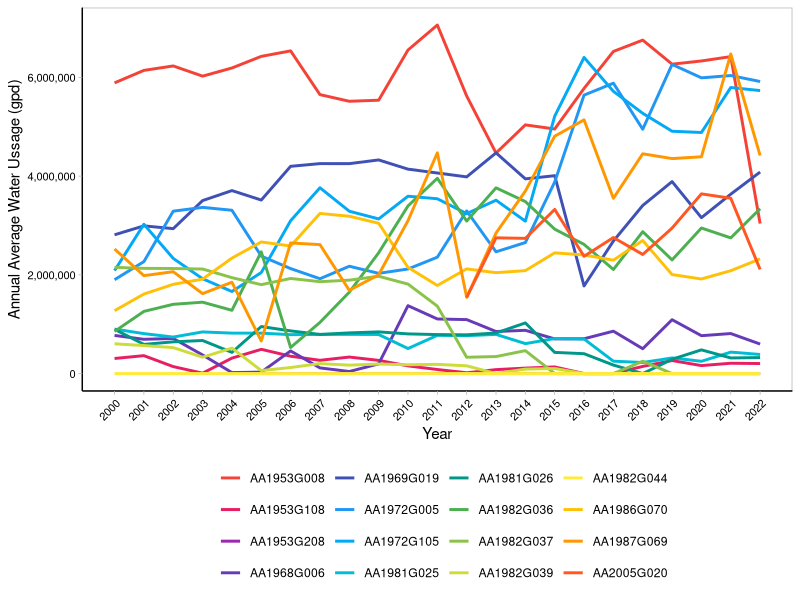
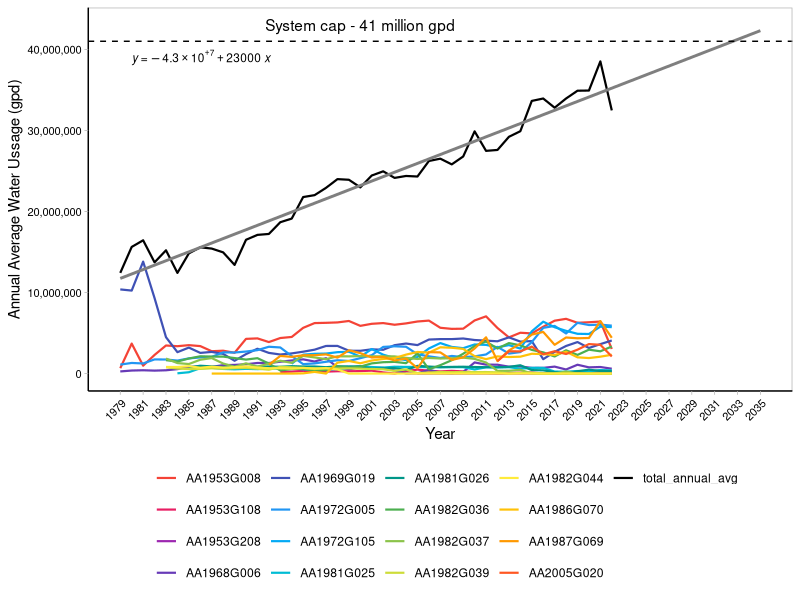
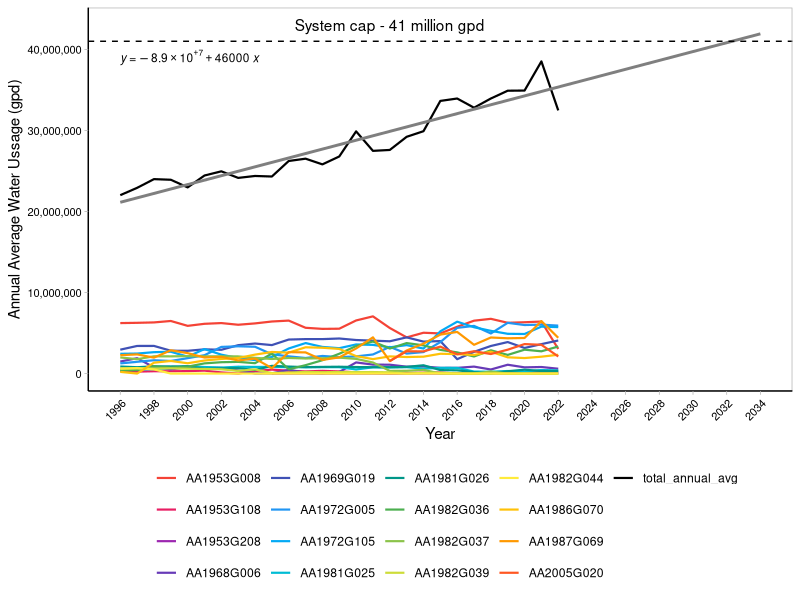
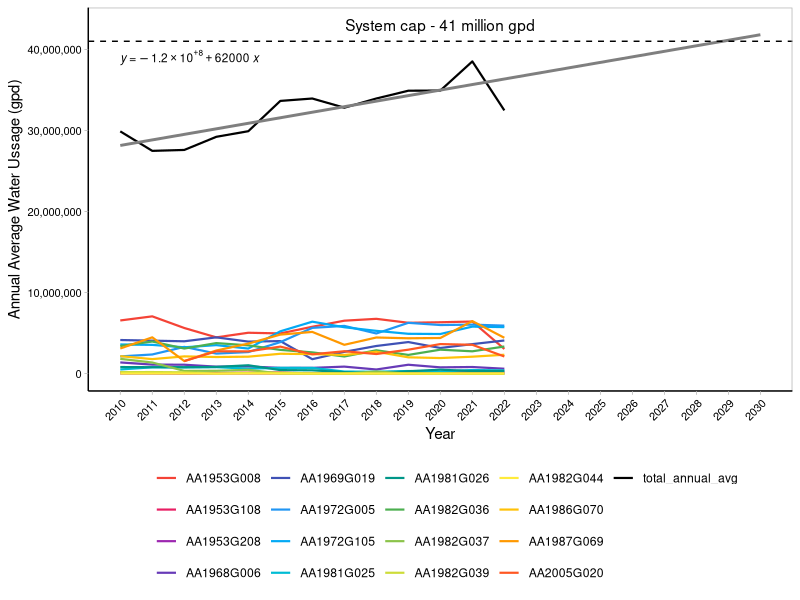
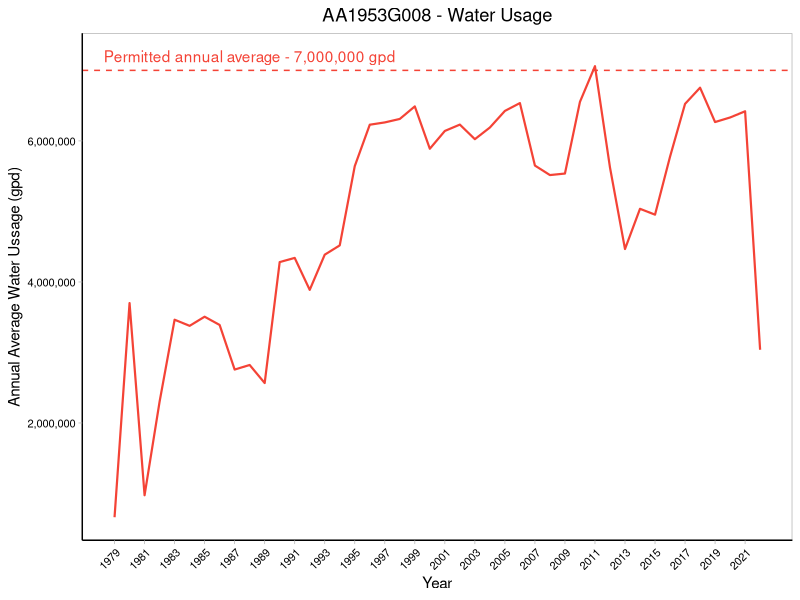
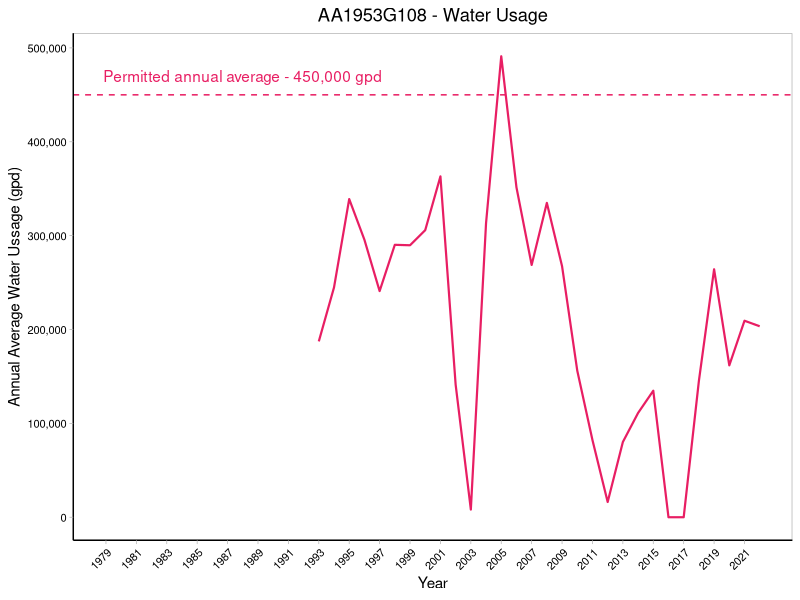
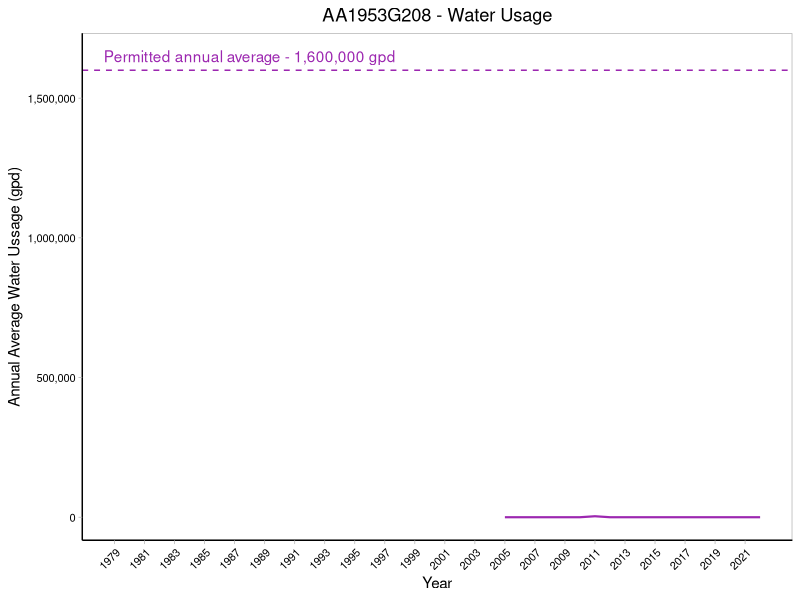
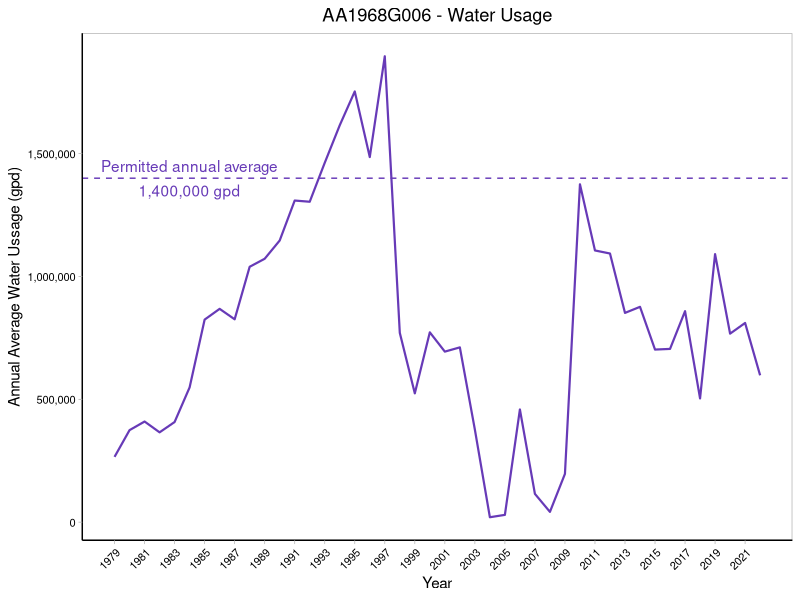

The R source for these figures, in order:
## ---- chunk 1
knitr::opts_chunk$set(echo = TRUE)
## ---- chunk 2
#Install/load packages
library("tidyr")
library("dplyr")
library("readr")
library("ggplot2")
library("scales")
library("ggpubr")
## ---- chunk 3
# Code for joining data sets (could use left or right join instead) 
MyMerge       <- function(x, y){
  df            <- merge(x, y, all = TRUE)
  rownames(df)  <- df$Row.names
  df$Row.names  <- NULL
  return(df)
}
## ---- chunk 4
# read in water usage data
waterusage <- read.csv("../Data/WaterUsage_AnneArundelCounty_2022.csv") %>% select(permit, year, annual_avg)

#str(waterusage)
#unique(waterusage$permit)
## ---- chunk 5

waterusage_2000 <- waterusage %>% filter(year > 1999) 
ggplot(data = waterusage_2000, aes(x = year, y= annual_avg, color = permit))+
  scale_color_manual(values = c("AA1953G008" = "#f44336",
                                "AA1953G108" = "#e81e63",
                                "AA1953G208" = "#9c27b0",
                                "AA1968G006" = "#673ab7",
                                "AA1969G019" = "#3f51b5",
                                "AA1972G005" = "#2196f3",
                                "AA1972G105" = "#03a9f4",
                                "AA1981G025" = "#00bcd4",
                                "AA1981G026" = "#009688",
                                "AA1982G036" = "#4caf50",
                                "AA1982G037" = "#8bc34a",
                                "AA1982G039" = "#cddc39",
                                "AA1982G044" = "#ffeb3b",
                                "AA1986G070" = "#ffc107",
                                "AA1987G069" = "#ff9800",
                                "AA2005G020" = "#ff5722"))+
  geom_line(size = 1)+
  theme_light()+
  theme(panel.grid.major = element_blank(), 
        panel.grid.minor = element_blank(), 
        axis.text.x = element_text(color = "black", size = 8, angle = 45, hjust = 1),
        axis.text.y = element_text(color = "black", size = 8),
        axis.line = element_line(colour = "black", linetype = "solid"), 
        legend.position="none",
        plot.title = element_text(hjust = .5))+
  scale_y_continuous(labels = label_comma())+
  scale_x_continuous(limits = c(2000, 2022), breaks = seq(2000, 2022, 1))+
 # geom_hline(yintercept = 41000000, color = "black", linetype= "dashed")+
#  annotate("text", x = 2000, y= 48000000, label = "System cap - 41 million gpd")+
  labs(y = "Annual Average Water Ussage (gpd)", x = "Year")+
  guides(color=guide_legend(" "))+
  theme(legend.position="bottom")

ggsave("../Figures/AnneArundelCounty_WaterUsage.jpeg")
## ---- chunk 6
# get total avg usage across all permits for each year 
total_avg_usage <- waterusage %>% group_by(year) %>% summarise_at(vars(annual_avg), list(annual_avg = sum ), na.rm = TRUE)
total_avg_usage["permit"] <- c("total_annual_avg")

# Join the two datasets 
waterusage_total <- Reduce(MyMerge, list(waterusage, total_avg_usage))



#check for errors in naming convention 
#unique(waterusage$permit)

#max(waterusage$annual_avg)
## ---- chunk 7

ggplot(data = waterusage_total, aes(x = year, y= annual_avg, color = permit))+
  scale_color_manual(values = c("AA1953G008" = "#f44336",
                                "AA1953G108" = "#e81e63",
                                "AA1953G208" = "#9c27b0",
                                "AA1968G006" = "#673ab7",
                                "AA1969G019" = "#3f51b5",
                                "AA1972G005" = "#2196f3",
                                "AA1972G105" = "#03a9f4",
                                "AA1981G025" = "#00bcd4",
                                "AA1981G026" = "#009688",
                                "AA1982G036" = "#4caf50",
                                "AA1982G037" = "#8bc34a",
                                "AA1982G039" = "#cddc39",
                                "AA1982G044" = "#ffeb3b",
                                "AA1986G070" = "#ffc107",
                                "AA1987G069" = "#ff9800",
                                "AA2005G020" = "#ff5722", 
                                "total_annual_avg" = "black"))+
  geom_line(size = .75)+
  geom_smooth(data= waterusage_total %>% filter(permit == "total_annual_avg"), method = "lm", se = FALSE, fullrange = TRUE, linetype = "solid", aes(color = "gray"))+
  stat_regline_equation(label.x= 1980, label.y= 39000000, color = "black", size = 3)+ #adds regression line
  #stat_cor(aes(label=..rr.label..), label.x=0.4, label.y=.25, color = "black", size = 3)+ #adds R2 
  #stat_cor(method = "pearson", label.x = 1988, label.y = 39000000, color = "black", size = 3)+ #adds p-value 
  #xlim(1980, 2035)+
   scale_x_continuous(limits = c(1979, 2035), breaks = seq(1979, 2035, 2))+
  theme_light()+
  theme(panel.grid.major = element_blank(), 
        panel.grid.minor = element_blank(), 
        axis.text.x = element_text(color = "black", size = 8, angle = 45, hjust = 1),
        axis.text.y = element_text(color = "black", size = 8),
        axis.line = element_line(colour = "black", linetype = "solid"), 
        legend.position="none",
        plot.title = element_text(hjust = .5))+
  scale_y_continuous(labels = label_comma())+
  geom_hline(yintercept = 41000000, color = "black", linetype= "dashed")+
  annotate("text", x = 2000, y= 43000000, label = "System cap - 41 million gpd")+
  labs(y = "Annual Average Water Ussage (gpd)", x = "Year")+
  guides(color=guide_legend(" "))+
  theme(legend.position="bottom")

#ggsave("../Figures/AnneArundelCounty_WaterUsage_SystemCap.jpeg")
## ---- chunk 8

waterusage_total_1996 <- waterusage_total %>% filter(year > 1995)

ggplot(data = waterusage_total_1996, aes(x = year, y= annual_avg, color = permit))+
  scale_color_manual(values = c("AA1953G008" = "#f44336",
                                "AA1953G108" = "#e81e63",
                                "AA1953G208" = "#9c27b0",
                                "AA1968G006" = "#673ab7",
                                "AA1969G019" = "#3f51b5",
                                "AA1972G005" = "#2196f3",
                                "AA1972G105" = "#03a9f4",
                                "AA1981G025" = "#00bcd4",
                                "AA1981G026" = "#009688",
                                "AA1982G036" = "#4caf50",
                                "AA1982G037" = "#8bc34a",
                                "AA1982G039" = "#cddc39",
                                "AA1982G044" = "#ffeb3b",
                                "AA1986G070" = "#ffc107",
                                "AA1987G069" = "#ff9800",
                                "AA2005G020" = "#ff5722", 
                                "total_annual_avg" = "black"))+
  geom_line(size = .75)+
  geom_smooth(data=waterusage_total_1996 %>% filter(permit == "total_annual_avg"), method = "lm", se = FALSE, fullrange = TRUE, linetype = "solid", aes(color = "gray"))+
  stat_regline_equation(label.x= 1996, label.y= 39000000, color = "black", size = 3)+ #adds regression line
  #stat_cor(aes(label=..rr.label..), label.x=0.4, label.y=.25, color = "black", size = 3)+ #adds R2 
  #stat_cor(method = "pearson", label.x = 1988, label.y = 39000000, color = "black", size = 3)+ #adds p-value 
  #xlim(1980, 2035)+
   scale_x_continuous(limits = c(1996, 2034), breaks = seq(1996, 2034, 2))+
  theme_light()+
  theme(panel.grid.major = element_blank(), 
        panel.grid.minor = element_blank(), 
        axis.text.x = element_text(color = "black", size = 8, angle = 45, hjust = 1),
        axis.text.y = element_text(color = "black", size = 8),
        axis.line = element_line(colour = "black", linetype = "solid"), 
        legend.position="none",
        plot.title = element_text(hjust = .5))+
  scale_y_continuous(labels = label_comma())+
  geom_hline(yintercept = 41000000, color = "black", linetype= "dashed")+
  annotate("text", x = 2012, y= 43000000, label = "System cap - 41 million gpd")+
  labs(y = "Annual Average Water Ussage (gpd)", x = "Year")+
  guides(color=guide_legend(" "))+
  theme(legend.position="bottom")

#ggsave("../Figures/AnneArundelCounty_WaterUsage_SystemCap.jpeg")
## ---- chunk 9

waterusage_total_2010 <- waterusage_total %>% filter(year > 2009)

ggplot(data = waterusage_total_2010, aes(x = year, y= annual_avg, color = permit))+
  scale_color_manual(values = c("AA1953G008" = "#f44336",
                                "AA1953G108" = "#e81e63",
                                "AA1953G208" = "#9c27b0",
                                "AA1968G006" = "#673ab7",
                                "AA1969G019" = "#3f51b5",
                                "AA1972G005" = "#2196f3",
                                "AA1972G105" = "#03a9f4",
                                "AA1981G025" = "#00bcd4",
                                "AA1981G026" = "#009688",
                                "AA1982G036" = "#4caf50",
                                "AA1982G037" = "#8bc34a",
                                "AA1982G039" = "#cddc39",
                                "AA1982G044" = "#ffeb3b",
                                "AA1986G070" = "#ffc107",
                                "AA1987G069" = "#ff9800",
                                "AA2005G020" = "#ff5722", 
                                "total_annual_avg" = "black"))+
  geom_line(size = .75)+
  geom_smooth(data=waterusage_total_2010 %>% filter(permit == "total_annual_avg"), method = "lm", se = FALSE, fullrange = TRUE, linetype = "solid", aes(color = "gray"))+
  stat_regline_equation(label.x= 2010, label.y= 39000000, color = "black", size = 3)+ #adds regression line
  #stat_cor(aes(label=..rr.label..), label.x=0.4, label.y=.25, color = "black", size = 3)+ #adds R2 
  #stat_cor(method = "pearson", label.x = 1988, label.y = 39000000, color = "black", size = 3)+ #adds p-value 
  #xlim(1980, 2035)+
   scale_x_continuous(limits = c(2010, 2030), breaks = seq(2010, 2030, 1))+
  theme_light()+
  theme(panel.grid.major = element_blank(), 
        panel.grid.minor = element_blank(), 
        axis.text.x = element_text(color = "black", size = 8, angle = 45, hjust = 1),
        axis.text.y = element_text(color = "black", size = 8),
        axis.line = element_line(colour = "black", linetype = "solid"), 
        legend.position="none",
        plot.title = element_text(hjust = .5))+
  scale_y_continuous(labels = label_comma())+
  geom_hline(yintercept = 41000000, color = "black", linetype= "dashed")+
  annotate("text", x = 2020, y= 43000000, label = "System cap - 41 million gpd")+
  labs(y = "Annual Average Water Ussage (gpd)", x = "Year")+
  guides(color=guide_legend(" "))+
  theme(legend.position="bottom")

#ggsave("../Figures/AnneArundelCounty_WaterUsage_SystemCap.jpeg")
## ---- chunk 10
### Transform data from long to wide
wide_water <- waterusage %>% pivot_wider(names_from = "permit", values_from = annual_avg)
## ---- chunk 11
ggplot(data = wide_water, aes(x = year, y= AA1953G008))+
  geom_line(size = .75, color = "#f44336")+
  theme_light()+
  theme(panel.grid.major = element_blank(), 
        panel.grid.minor = element_blank(), 
        axis.text.x = element_text(color = "black", size = 8, angle = 45, hjust = 1),
        axis.text.y = element_text(color = "black", size = 8),
        axis.line = element_line(colour = "black", linetype = "solid"), 
        legend.position="none",
        plot.title = element_text(hjust = .5))+
scale_y_continuous(labels = label_comma())+
  scale_x_continuous(breaks = seq(1979, 2022, 2))+
 geom_hline(yintercept = 7000000, color = "#f44336", linetype= "dashed")+
  annotate("text", x = 1988, y= 7200000, label = "Permitted annual average - 7,000,000 gpd", color = "#f44336")+
  labs(title = "AA1953G008 - Water Usage", y = "Annual Average Water Ussage (gpd)", x = "Year")+
  guides(color=guide_legend(" "))+
  theme(legend.position="bottom")

ggsave("../Figures/AA1953G008_WaterUsage.jpeg")
## ---- chunk 12
ggplot(data = wide_water, aes(x = year, y= AA1953G108))+
  geom_line(size = .75, color = "#e81e63")+
  theme_light()+
  theme(panel.grid.major = element_blank(), 
        panel.grid.minor = element_blank(), 
        axis.text.x = element_text(color = "black", size = 8, angle = 45, hjust = 1),
        axis.text.y = element_text(color = "black", size = 8),
        axis.line = element_line(colour = "black", linetype = "solid"), 
        legend.position="none",
        plot.title = element_text(hjust = .5))+
 scale_y_continuous(labels = label_comma())+
  scale_x_continuous(breaks = seq(1979, 2022, 2))+
 geom_hline(yintercept = 450000, color = "#e81e63", linetype= "dashed")+
  annotate("text", x = 1988, y= 470000, label = "Permitted annual average - 450,000 gpd", color = "#e81e63")+
  labs(title = "AA1953G108 - Water Usage", y = "Annual Average Water Ussage (gpd)", x = "Year")+
  guides(color=guide_legend(" "))+
  theme(legend.position="bottom")

ggsave("../Figures/AA1953G108_WaterUsage.jpeg")
## ---- chunk 13
ggplot(data = wide_water, aes(x = year, y= AA1953G208))+
  geom_line(size = .75, color = "#9c27b0")+
  theme_light()+
  theme(panel.grid.major = element_blank(), 
        panel.grid.minor = element_blank(), 
        axis.text.x = element_text(color = "black", size = 8, angle = 45, hjust = 1),
        axis.text.y = element_text(color = "black", size = 8),
        axis.line = element_line(colour = "black", linetype = "solid"), 
        legend.position="none",
        plot.title = element_text(hjust = .5))+
 scale_y_continuous(labels = label_comma())+
  scale_x_continuous(breaks = seq(1979, 2022, 2))+
 geom_hline(yintercept = 1600000, color = "#9c27b0", linetype= "dashed")+
  annotate("text", x = 1988, y= 1650000, label = "Permitted annual average - 1,600,000 gpd", color = "#9c27b0")+
  labs(title = "AA1953G208 - Water Usage", y = "Annual Average Water Ussage (gpd)", x = "Year")+
  guides(color=guide_legend(" "))+
  theme(legend.position="bottom")

ggsave("../Figures/AA1953G208_WaterUsage.jpeg")
## ---- chunk 14
ggplot(data = wide_water, aes(x = year, y= AA1968G006))+
  geom_line(size = .75, color = "#673ab7")+
  theme_light()+
  theme(panel.grid.major = element_blank(), 
        panel.grid.minor = element_blank(), 
        axis.text.x = element_text(color = "black", size = 8, angle = 45, hjust = 1),
        axis.text.y = element_text(color = "black", size = 8),
        axis.line = element_line(colour = "black", linetype = "solid"), 
        legend.position="none",
        plot.title = element_text(hjust = .5))+
  scale_y_continuous(labels = label_comma())+
  scale_x_continuous(breaks = seq(1979, 2022, 2))+
 geom_hline(yintercept = 1400000, color = "#673ab7", linetype= "dashed")+
  annotate("text", x = 1984, y= 1450000, label = "Permitted annual average", color = "#673ab7")+
  annotate("text", x = 1984, y= 1350000, label = "1,400,000 gpd", color = "#673ab7")+
  labs(title = "AA1968G006 - Water Usage", y = "Annual Average Water Ussage (gpd)", x = "Year")+
  guides(color=guide_legend(" "))+
  theme(legend.position="bottom")

ggsave("../Figures/AA1968G006_WaterUsage.jpeg")
## ---- chunk 15
ggplot(data = wide_water, aes(x = year, y= AA1969G019))+
  geom_line(size = .75, color = "#3f51b5")+
  theme_light()+
  theme(panel.grid.major = element_blank(), 
        panel.grid.minor = element_blank(), 
        axis.text.x = element_text(color = "black", size = 8, angle = 45, hjust = 1),
        axis.text.y = element_text(color = "black", size = 8),
        axis.line = element_line(colour = "black", linetype = "solid"), 
        legend.position="none",
        plot.title = element_text(hjust = .5))+
  scale_y_continuous(labels = label_comma())+
  scale_x_continuous(breaks = seq(1979, 2022, 2))+
 geom_hline(yintercept = 4800000, color = "#3f51b5", linetype= "dashed")+
  annotate("text", x = 2000, y= 5200000, label = "Permitted annual average - 4,800,000 gpd", color = "#3f51b5")+
  labs(title = "AA1969G019 - Water Usage", y = "Annual Average Water Ussage (gpd)", x = "Year")+
  guides(color=guide_legend(" "))+
  theme(legend.position="bottom")

ggsave("../Figures/AA1969G019_WaterUsage.jpeg")
## ---- chunk 16
ggplot(data = wide_water, aes(x = year, y= AA1972G005))+
  geom_line(size = .75, color = "#2196f3")+
  theme_light()+
  theme(panel.grid.major = element_blank(), 
        panel.grid.minor = element_blank(), 
        axis.text.x = element_text(color = "black", size = 8, angle = 45, hjust = 1),
        axis.text.y = element_text(color = "black", size = 8),
        axis.line = element_line(colour = "black", linetype = "solid"), 
        legend.position="none",
        plot.title = element_text(hjust = .5))+
  scale_y_continuous(labels = label_comma())+
  scale_x_continuous(breaks = seq(1979, 2022, 2))+
 geom_hline(yintercept = 8000000, color = "#2196f3", linetype= "dashed")+
  annotate("text", x = 1988, y= 8200000, label = "Permitted annual average - 8,000,000 gpd", color = "#2196f3")+
  labs(title = "AA1972G005 - Water Usage", y = "Annual Average Water Ussage (gpd)", x = "Year")+
  guides(color=guide_legend(" "))+
  theme(legend.position="bottom")

ggsave("../Figures/AA1972G005_WaterUsage.jpeg")
## ---- chunk 17
ggplot(data = wide_water, aes(x = year, y= AA1972G105))+
  geom_line(size = .75, color = "#03a9f4")+
  theme_light()+
  theme(panel.grid.major = element_blank(), 
        panel.grid.minor = element_blank(), 
        axis.text.x = element_text(color = "black", size = 8, angle = 45, hjust = 1),
        axis.text.y = element_text(color = "black", size = 8),
        axis.line = element_line(colour = "black", linetype = "solid"), 
        legend.position="none",
        plot.title = element_text(hjust = .5))+
  scale_y_continuous(labels = label_comma())+
  scale_x_continuous(breaks = seq(1979, 2022, 2))+
 geom_hline(yintercept = 6800000, color = "#03a9f4", linetype= "dashed")+
  annotate("text", x = 1988, y= 7000000, label = "Permitted annual average - 6,800,000 gpd", color = "#03a9f4")+
  labs(title = "AA1972G105 - Water Usage", y = "Annual Average Water Ussage (gpd)", x = "Year")+
  guides(color=guide_legend(" "))+
  theme(legend.position="bottom")

ggsave("../Figures/AA1972G105_WaterUsage.jpeg")
## ---- chunk 18
ggplot(data = wide_water, aes(x = year, y= AA1981G025))+
  geom_line(size = .75, color = "#00bcd4")+
  theme_light()+
  theme(panel.grid.major = element_blank(), 
        panel.grid.minor = element_blank(), 
        axis.text.x = element_text(color = "black", size = 8, angle = 45, hjust = 1),
        axis.text.y = element_text(color = "black", size = 8),
        axis.line = element_line(colour = "black", linetype = "solid"), 
        legend.position="none",
        plot.title = element_text(hjust = .5))+
  scale_y_continuous(labels = label_comma())+
  scale_x_continuous(breaks = seq(1979, 2022, 2))+
 geom_hline(yintercept = 830000, color = "#00bcd4", linetype= "dashed")+
  annotate("text", x = 1988, y= 850000, label = "Permitted annual average - 830,000 gpd", color = "#00bcd4")+
  labs(title = "AA1981G025 - Water Usage", y = "Annual Average Water Ussage (gpd)", x = "Year")+
  guides(color=guide_legend(" "))+
  theme(legend.position="bottom")

ggsave("../Figures/AA1981G025_WaterUsage.jpeg")
## ---- chunk 19
ggplot(data = wide_water, aes(x = year, y= AA1981G026))+
  geom_line(size = .75, color = "#009688")+
  theme_light()+
  theme(panel.grid.major = element_blank(), 
        panel.grid.minor = element_blank(), 
        axis.text.x = element_text(color = "black", size = 8, angle = 45, hjust = 1),
        axis.text.y = element_text(color = "black", size = 8),
        axis.line = element_line(colour = "black", linetype = "solid"), 
        legend.position="none",
        plot.title = element_text(hjust = .5))+
  scale_y_continuous(labels = label_comma())+
  scale_x_continuous(breaks = seq(1979, 2022, 2))+
 geom_hline(yintercept = 1000000, color = "#009688", linetype= "dashed")+
  annotate("text", x = 1988, y= 1030000, label = "Permitted annual average - 1,000,000 gpd", color = "#009688")+
  labs(title = "AA1981G026 - Water Usage", y = "Annual Average Water Ussage (gpd)", x = "Year")+
  guides(color=guide_legend(" "))+
  theme(legend.position="bottom")

ggsave("../Figures/AA1981G026_WaterUsage.jpeg")
## ---- chunk 20
ggplot(data = wide_water, aes(x = year, y= AA1982G036))+
  geom_line(size = .75, color = "#4caf50")+
  theme_light()+
  theme(panel.grid.major = element_blank(), 
        panel.grid.minor = element_blank(), 
        axis.text.x = element_text(color = "black", size = 8, angle = 45, hjust = 1),
        axis.text.y = element_text(color = "black", size = 8),
        axis.line = element_line(colour = "black", linetype = "solid"), 
        legend.position="none",
        plot.title = element_text(hjust = .5))+
  scale_y_continuous(labels = label_comma())+
  scale_x_continuous(breaks = seq(1979, 2022, 2))+
 geom_hline(yintercept = 3500000, color = "#4caf50", linetype= "dashed")+
   annotate("text", x = 1988, y= 3600000, label = "Permitted annual average - 3,500,000 gpd", color = "#4caf50")+
  labs(title = "AA1982G036 - Water Usage", y = "Annual Average Water Ussage (gpd)", x = "Year")+
  guides(color=guide_legend(" "))+
  theme(legend.position="bottom")

ggsave("../Figures/AA1982G036_WaterUsage.jpeg")
## ---- chunk 21
ggplot(data = wide_water, aes(x = year, y= AA1982G037))+
  geom_line(size = .75, color = "#8bc34a")+
  theme_light()+
  theme(panel.grid.major = element_blank(), 
        panel.grid.minor = element_blank(), 
        axis.text.x = element_text(color = "black", size = 8, angle = 45, hjust = 1),
        axis.text.y = element_text(color = "black", size = 8),
        axis.line = element_line(colour = "black", linetype = "solid"), 
        legend.position="none",
        plot.title = element_text(hjust = .5))+
  scale_y_continuous(labels = label_comma())+
  scale_x_continuous(breaks = seq(1979, 2022, 2))+
 geom_hline(yintercept = 2200000, color = "#8bc34a", linetype= "dashed")+
  annotate("text", x = 1988, y= 2280000, label = "Permitted annual average - 2,200,000 gpd", color = "#8bc34a")+
  labs(title = "AA1982G037 - Water Usage", y = "Annual Average Water Ussage (gpd)", x = "Year")+
  guides(color=guide_legend(" "))+
  theme(legend.position="bottom")

ggsave("../Figures/AA1982G037_WaterUsage.jpeg")
## ---- chunk 22
ggplot(data = wide_water, aes(x = year, y= AA1982G039))+
  geom_line(size = .75, color = "#cddc39")+
  theme_light()+
  theme(panel.grid.major = element_blank(), 
        panel.grid.minor = element_blank(), 
        axis.text.x = element_text(color = "black", size = 8, angle = 45, hjust = 1),
        axis.text.y = element_text(color = "black", size = 8),
        axis.line = element_line(colour = "black", linetype = "solid"), 
        legend.position="none",
        plot.title = element_text(hjust = .5))+
  scale_y_continuous(labels = label_comma())+
  scale_x_continuous(breaks = seq(1979, 2022, 2))+
 geom_hline(yintercept = 860000, color = "#cddc39", linetype= "dashed")+
  annotate("text", x = 1988, y= 885000, label = "Permitted annual average - 860,000 gpd", color = "#cddc39")+
  labs(title = "AA1982G039 - Water Usage", y = "Annual Average Water Ussage (gpd)", x = "Year")+
  guides(color=guide_legend(" "))+
  theme(legend.position="bottom")

ggsave("../Figures/AA1982G039_WaterUsage.jpeg")
## ---- chunk 23
ggplot(data = wide_water, aes(x = year, y= AA1982G044))+
  geom_line(size = 1, color = "#ffeb3b")+
  theme_light()+
  theme(panel.grid.major = element_blank(), 
        panel.grid.minor = element_blank(), 
        axis.text.x = element_text(color = "black", size = 8, angle = 45, hjust = 1),
        axis.text.y = element_text(color = "black", size = 8),
        axis.line = element_line(colour = "black", linetype = "solid"), 
        legend.position="none",
        plot.title = element_text(hjust = .5))+
  scale_y_continuous(labels = label_comma())+
  scale_x_continuous(breaks = seq(1979, 2022, 2))+
 geom_hline(yintercept = 900000, color = "#ffeb3b", linetype= "dashed", size = 1)+
  annotate("text", x = 1988, y= 925000, label = "Permitted annual average - 900,000 gpd", color = "light grey")+
  labs(title = "AA1982G044 - Water Usage", y = "Annual Average Water Ussage (gpd)", x = "Year")+
  guides(color=guide_legend(" "))+
  theme(legend.position="bottom")

ggsave("../Figures/AA1982G044_WaterUsage.jpeg")
## ---- chunk 24
ggplot(data = wide_water, aes(x = year, y= AA1986G070))+
  geom_line(size = .75, color = "#ffc107")+
  theme_light()+
  theme(panel.grid.major = element_blank(), 
        panel.grid.minor = element_blank(), 
        axis.text.x = element_text(color = "black", size = 8, angle = 45, hjust = 1),
        axis.text.y = element_text(color = "black", size = 8),
        axis.line = element_line(colour = "black", linetype = "solid"), 
        legend.position="none",
        plot.title = element_text(hjust = .5))+
  scale_y_continuous(labels = label_comma())+
  scale_x_continuous(breaks = seq(1979, 2022, 2))+
 geom_hline(yintercept = 3600000, color = "#ffc107", linetype= "dashed")+
  annotate("text", x = 1988, y= 3700000, label = "Permitted annual average - 3,600,000 gpd", color = "#ffc107")+
  labs(title = "AA1986G070 - Water Usage", y = "Annual Average Water Ussage (gpd)", x = "Year")+
  guides(color=guide_legend(" "))+
  theme(legend.position="bottom")

ggsave("../Figures/AA1986G070_WaterUsage.jpeg")
## ---- chunk 25
ggplot(data = wide_water, aes(x = year, y= AA1987G069))+
  geom_line(size = .75, color = "#ff9800")+
  theme_light()+
  theme(panel.grid.major = element_blank(), 
        panel.grid.minor = element_blank(), 
        axis.text.x = element_text(color = "black", size = 8, angle = 45, hjust = 1),
        axis.text.y = element_text(color = "black", size = 8),
        axis.line = element_line(colour = "black", linetype = "solid"), 
        legend.position="none",
        plot.title = element_text(hjust = .5))+
  scale_y_continuous(labels = label_comma())+
  scale_x_continuous(breaks = seq(1979, 2022, 2))+
 geom_hline(yintercept = 8000000, color = "#ff9800", linetype= "dashed")+
  annotate("text", x = 1988, y= 8250000, label = "Permitted annual average - 8,000,000 gpd", color = "#ff9800")+
  labs(title = "AA1987G069 - Water Usage", y = "Annual Average Water Ussage (gpd)", x = "Year")+
  guides(color=guide_legend(" "))+
  theme(legend.position="bottom")

ggsave("../Figures/AA1987G069_WaterUsage.jpeg")
## ---- chunk 26
ggplot(data = wide_water, aes(x = year, y= AA2005G020))+
  geom_line(size = .75, color = "#ff5722")+
  theme_light()+
  theme(panel.grid.major = element_blank(), 
        panel.grid.minor = element_blank(), 
        axis.text.x = element_text(color = "black", size = 8, angle = 45, hjust = 1),
        axis.text.y = element_text(color = "black", size = 8),
        axis.line = element_line(colour = "black", linetype = "solid"), 
        legend.position="none",
        plot.title = element_text(hjust = .5))+
  scale_y_continuous(labels = label_comma())+
  scale_x_continuous(breaks = seq(1979, 2022, 2))+
 geom_hline(yintercept = 4500000, color = "#ff5722", linetype= "dashed")+
  annotate("text", x = 1988, y= 4600000, label = "Permitted annual average - 4,500,000 gpd", color = "#ff5722")+
  labs(title = "AA2005G020 - Water Usage", y = "Annual Average Water Ussage (gpd)", x = "Year")+
  guides(color=guide_legend(" "))+
  theme(legend.position="bottom")

ggsave("../Figures/AA2005G020_WaterUsage.jpeg")
## ---- chunk 27
AA1953G008_sup <- wide_water %>% select(AA1953G008, AA1953G108, AA1953G208, year) %>% pivot_longer(!year, names_to = "permit", values_to = "annual_avg")

# get total avg usage across the permits for each year 
total_AA1953G008_sup <- AA1953G008_sup %>% group_by(year) %>% summarise_at(vars(annual_avg), list(annual_avg = sum ), na.rm = TRUE)
total_AA1953G008_sup["permit"] <- c("total_annual_avg")

# Join the two datasets 
AA1953G008_sup <- Reduce(MyMerge, list(AA1953G008_sup, total_AA1953G008_sup))

#Specify drawing order
AA1953G008_sup$permit <- factor(AA1953G008_sup$permit, levels = c("AA1953G008", "AA1953G108", "AA1953G208", "total_annual_avg"))

ggplot(data = AA1953G008_sup, aes(x = year, y= annual_avg, color = permit))+
  scale_color_manual(values = c("AA1953G008" = "#f44336",
                                "AA1953G108" = "#e81e63",
                                "AA1953G208" = "#9c27b0",
                                "total_annual_avg" = "black"))+
  geom_line(data = subset(AA1953G008_sup, permit == "total_annual_avg"), size = .75)+
  geom_line(data = subset(AA1953G008_sup, permit == "AA1953G208"), size = .75)+
geom_line(data = subset(AA1953G008_sup, permit == "AA1953G108"), size = .75)+
  geom_line(data = subset(AA1953G008_sup, permit == "AA1953G008"), size = .75)+
  theme_light()+
  theme(panel.grid.major = element_blank(), 
        panel.grid.minor = element_blank(), 
        axis.text.x = element_text(color = "black", size = 8, angle = 45, hjust = 1),
        axis.text.y = element_text(color = "black", size = 8),
        axis.line = element_line(colour = "black", linetype = "solid"), 
        legend.position="none",
        plot.title = element_text(hjust = .5))+
  scale_y_continuous(labels = label_comma())+
  scale_x_continuous(breaks = seq(1979, 2022, 2))+
  geom_hline(yintercept = 9050000, color = "black", linetype= "dashed")+
  annotate("text", x = 2000, y= 9400000, label = "System cap - 9.05 million gpd")+
  labs(title = "Supplemental permit conditions - AA1953G008/AA1953G108/AA1953G208", y = "Annual Average Water Ussage (gpd)", x = "Year")+
  guides(color=guide_legend(" "))+
  theme(legend.position="bottom")

ggsave("../Figures/AA1953G008_sup_WaterUsage.jpeg")
